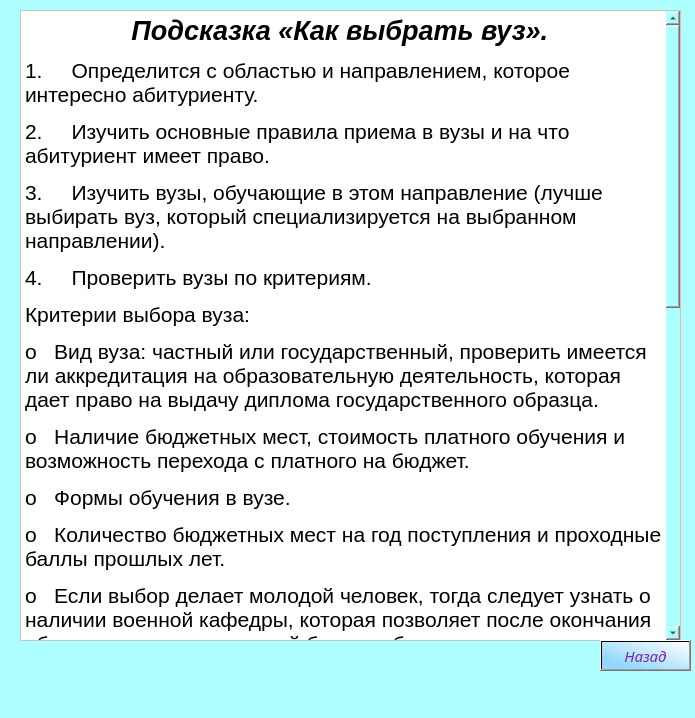
<?xml version="1.0" encoding="UTF-8"?>
<ui version="4.0">
 <class>MainWindow</class>
 <widget class="QMainWindow" name="MainWindow">
  <property name="geometry">
   <rect>
    <x>0</x>
    <y>0</y>
    <width>695</width>
    <height>718</height>
   </rect>
  </property>
  <property name="windowTitle">
   <string>MainWindow</string>
  </property>
  <property name="styleSheet">
   <string notr="true">background-color: rgb(173, 255, 255);
</string>
  </property>
  <widget class="QWidget" name="centralwidget">
   <widget class="QTextBrowser" name="textBrowser">
    <property name="geometry">
     <rect>
      <x>20</x>
      <y>10</y>
      <width>661</width>
      <height>631</height>
     </rect>
    </property>
    <property name="styleSheet">
     <string notr="true">background-color: rgb(255, 255, 255);</string>
    </property>
    <property name="html">
     <string>&lt;!DOCTYPE HTML PUBLIC &quot;-//W3C//DTD HTML 4.0//EN&quot; &quot;http://www.w3.org/TR/REC-html40/strict.dtd&quot;&gt;
&lt;html&gt;&lt;head&gt;&lt;meta name=&quot;qrichtext&quot; content=&quot;1&quot; /&gt;&lt;style type=&quot;text/css&quot;&gt;
p, li { white-space: pre-wrap; }
&lt;/style&gt;&lt;/head&gt;&lt;body style=&quot; font-family:'MS Shell Dlg 2'; font-size:8.25pt; font-weight:400; font-style:normal;&quot;&gt;
&lt;p align=&quot;center&quot; style=&quot; margin-top:12px; margin-bottom:12px; margin-left:0px; margin-right:0px; -qt-block-indent:0; text-indent:0px;&quot;&gt;&lt;span style=&quot; font-family:'Times New Roman,serif'; font-size:20pt; font-weight:600; font-style:italic;&quot;&gt;Подсказка «Как выбрать вуз».&lt;/span&gt;&lt;span style=&quot; font-size:20pt; font-style:italic;&quot;&gt; &lt;/span&gt;&lt;/p&gt;
&lt;p style=&quot; margin-top:12px; margin-bottom:12px; margin-left:0px; margin-right:0px; -qt-block-indent:0; text-indent:0px;&quot;&gt;&lt;span style=&quot; font-family:'Times New Roman,serif'; font-size:16pt;&quot;&gt;1.&lt;/span&gt;&lt;span style=&quot; font-family:'Times New Roman'; font-size:16pt;&quot;&gt;     &lt;/span&gt;&lt;span style=&quot; font-family:'Times New Roman,serif'; font-size:16pt;&quot;&gt;Определится с областью и направлением, которое интересно абитуриенту.&lt;/span&gt;&lt;span style=&quot; font-size:16pt;&quot;&gt; &lt;/span&gt;&lt;/p&gt;
&lt;p style=&quot; margin-top:12px; margin-bottom:12px; margin-left:0px; margin-right:0px; -qt-block-indent:0; text-indent:0px;&quot;&gt;&lt;span style=&quot; font-family:'Times New Roman,serif'; font-size:16pt;&quot;&gt;2.&lt;/span&gt;&lt;span style=&quot; font-family:'Times New Roman'; font-size:16pt;&quot;&gt;     &lt;/span&gt;&lt;span style=&quot; font-family:'Times New Roman,serif'; font-size:16pt;&quot;&gt;Изучить основные правила приема в вузы и на что абитуриент имеет право.&lt;/span&gt;&lt;span style=&quot; font-size:16pt;&quot;&gt; &lt;/span&gt;&lt;/p&gt;
&lt;p style=&quot; margin-top:12px; margin-bottom:12px; margin-left:0px; margin-right:0px; -qt-block-indent:0; text-indent:0px;&quot;&gt;&lt;span style=&quot; font-family:'Times New Roman,serif'; font-size:16pt;&quot;&gt;3.&lt;/span&gt;&lt;span style=&quot; font-family:'Times New Roman'; font-size:16pt;&quot;&gt;     &lt;/span&gt;&lt;span style=&quot; font-family:'Times New Roman,serif'; font-size:16pt;&quot;&gt;Изучить вузы, обучающие в этом направление (лучше выбирать вуз, который специализируется на выбранном направлении). &lt;/span&gt;&lt;/p&gt;
&lt;p style=&quot; margin-top:12px; margin-bottom:12px; margin-left:0px; margin-right:0px; -qt-block-indent:0; text-indent:0px;&quot;&gt;&lt;span style=&quot; font-family:'Times New Roman,serif'; font-size:16pt;&quot;&gt;4.&lt;/span&gt;&lt;span style=&quot; font-family:'Times New Roman'; font-size:16pt;&quot;&gt;     &lt;/span&gt;&lt;span style=&quot; font-family:'Times New Roman,serif'; font-size:16pt;&quot;&gt;Проверить вузы по критериям.&lt;/span&gt;&lt;span style=&quot; font-size:16pt;&quot;&gt; &lt;/span&gt;&lt;/p&gt;
&lt;p style=&quot; margin-top:12px; margin-bottom:12px; margin-left:0px; margin-right:0px; -qt-block-indent:0; text-indent:0px;&quot;&gt;&lt;span style=&quot; font-family:'Times New Roman,serif'; font-size:16pt;&quot;&gt;Критерии выбора вуза:&lt;/span&gt;&lt;span style=&quot; font-size:16pt;&quot;&gt; &lt;/span&gt;&lt;/p&gt;
&lt;p style=&quot; margin-top:12px; margin-bottom:12px; margin-left:0px; margin-right:0px; -qt-block-indent:0; text-indent:0px;&quot;&gt;&lt;span style=&quot; font-family:'Courier New'; font-size:16pt;&quot;&gt;o&lt;/span&gt;&lt;span style=&quot; font-family:'Times New Roman'; font-size:16pt;&quot;&gt;   &lt;/span&gt;&lt;span style=&quot; font-family:'Times New Roman,serif'; font-size:16pt;&quot;&gt;Вид вуза: частный или государственный, проверить имеется ли аккредитация на образовательную деятельность, которая дает право на выдачу диплома государственного образца.&lt;/span&gt;&lt;span style=&quot; font-size:16pt;&quot;&gt; &lt;/span&gt;&lt;/p&gt;
&lt;p style=&quot; margin-top:12px; margin-bottom:12px; margin-left:0px; margin-right:0px; -qt-block-indent:0; text-indent:0px;&quot;&gt;&lt;span style=&quot; font-family:'Courier New'; font-size:16pt;&quot;&gt;o&lt;/span&gt;&lt;span style=&quot; font-family:'Times New Roman'; font-size:16pt;&quot;&gt;   &lt;/span&gt;&lt;span style=&quot; font-family:'Times New Roman,serif'; font-size:16pt;&quot;&gt;Наличие бюджетных мест, стоимость платного обучения и возможность перехода с платного на бюджет.&lt;/span&gt;&lt;span style=&quot; font-size:16pt;&quot;&gt; &lt;/span&gt;&lt;/p&gt;
&lt;p style=&quot; margin-top:12px; margin-bottom:12px; margin-left:0px; margin-right:0px; -qt-block-indent:0; text-indent:0px;&quot;&gt;&lt;span style=&quot; font-family:'Courier New'; font-size:16pt;&quot;&gt;o&lt;/span&gt;&lt;span style=&quot; font-family:'Times New Roman'; font-size:16pt;&quot;&gt;   &lt;/span&gt;&lt;span style=&quot; font-family:'Times New Roman,serif'; font-size:16pt;&quot;&gt;Формы обучения в вузе.&lt;/span&gt;&lt;span style=&quot; font-size:16pt;&quot;&gt; &lt;/span&gt;&lt;/p&gt;
&lt;p style=&quot; margin-top:12px; margin-bottom:12px; margin-left:0px; margin-right:0px; -qt-block-indent:0; text-indent:0px;&quot;&gt;&lt;span style=&quot; font-family:'Courier New'; font-size:16pt;&quot;&gt;o&lt;/span&gt;&lt;span style=&quot; font-family:'Times New Roman'; font-size:16pt;&quot;&gt;   &lt;/span&gt;&lt;span style=&quot; font-family:'Times New Roman,serif'; font-size:16pt;&quot;&gt;Количество бюджетных мест на год поступления и проходные баллы прошлых лет.&lt;/span&gt;&lt;span style=&quot; font-size:16pt;&quot;&gt; &lt;/span&gt;&lt;/p&gt;
&lt;p style=&quot; margin-top:12px; margin-bottom:12px; margin-left:0px; margin-right:0px; -qt-block-indent:0; text-indent:0px;&quot;&gt;&lt;span style=&quot; font-family:'Courier New'; font-size:16pt;&quot;&gt;o&lt;/span&gt;&lt;span style=&quot; font-family:'Times New Roman'; font-size:16pt;&quot;&gt;   &lt;/span&gt;&lt;span style=&quot; font-family:'Times New Roman,serif'; font-size:16pt;&quot;&gt;Если выбор делает молодой человек, тогда следует узнать о наличии военной кафедры, которая позволяет после окончания обучения получить военный билет либо отсрочку от армии.&lt;/span&gt;&lt;span style=&quot; font-size:16pt;&quot;&gt; &lt;/span&gt;&lt;/p&gt;
&lt;p style=&quot; margin-top:12px; margin-bottom:12px; margin-left:0px; margin-right:0px; -qt-block-indent:0; text-indent:0px;&quot;&gt;&lt;span style=&quot; font-family:'Courier New'; font-size:16pt;&quot;&gt;o&lt;/span&gt;&lt;span style=&quot; font-family:'Times New Roman'; font-size:16pt;&quot;&gt;   &lt;/span&gt;&lt;span style=&quot; font-family:'Times New Roman,serif'; font-size:16pt;&quot;&gt;Преподавательский состав.&lt;/span&gt;&lt;span style=&quot; font-size:16pt;&quot;&gt; &lt;/span&gt;&lt;/p&gt;
&lt;p style=&quot; margin-top:12px; margin-bottom:12px; margin-left:0px; margin-right:0px; -qt-block-indent:0; text-indent:0px;&quot;&gt;&lt;span style=&quot; font-family:'Courier New'; font-size:16pt;&quot;&gt;o&lt;/span&gt;&lt;span style=&quot; font-family:'Times New Roman'; font-size:16pt;&quot;&gt;   &lt;/span&gt;&lt;span style=&quot; font-family:'Times New Roman,serif'; font-size:16pt;&quot;&gt;Студенческая жизнь.&lt;/span&gt;&lt;span style=&quot; font-size:16pt;&quot;&gt; &lt;/span&gt;&lt;/p&gt;
&lt;p style=&quot; margin-top:12px; margin-bottom:12px; margin-left:0px; margin-right:0px; -qt-block-indent:0; text-indent:0px;&quot;&gt;&lt;span style=&quot; font-family:'Courier New'; font-size:16pt;&quot;&gt;o&lt;/span&gt;&lt;span style=&quot; font-family:'Times New Roman'; font-size:16pt;&quot;&gt;   &lt;/span&gt;&lt;span style=&quot; font-family:'Times New Roman,serif'; font-size:16pt;&quot;&gt;Престиж и направление вуза.&lt;/span&gt;&lt;span style=&quot; font-size:16pt;&quot;&gt; &lt;/span&gt;&lt;/p&gt;
&lt;p style=&quot; margin-top:12px; margin-bottom:12px; margin-left:0px; margin-right:0px; -qt-block-indent:0; text-indent:0px;&quot;&gt;&lt;span style=&quot; font-family:'Courier New'; font-size:16pt;&quot;&gt;o&lt;/span&gt;&lt;span style=&quot; font-family:'Times New Roman'; font-size:16pt;&quot;&gt;   &lt;/span&gt;&lt;span style=&quot; font-family:'Times New Roman,serif'; font-size:16pt;&quot;&gt;Наличие стипендии за достижения в учебе.&lt;/span&gt;&lt;span style=&quot; font-size:16pt;&quot;&gt; &lt;/span&gt;&lt;/p&gt;
&lt;p style=&quot; margin-top:12px; margin-bottom:12px; margin-left:0px; margin-right:0px; -qt-block-indent:0; text-indent:0px;&quot;&gt;&lt;span style=&quot; font-family:'Courier New'; font-size:16pt;&quot;&gt;o&lt;/span&gt;&lt;span style=&quot; font-family:'Times New Roman'; font-size:16pt;&quot;&gt;   &lt;/span&gt;&lt;span style=&quot; font-family:'Times New Roman,serif'; font-size:16pt;&quot;&gt;Имеются ли международные программы, стажировки.&lt;/span&gt;&lt;span style=&quot; font-size:16pt;&quot;&gt; &lt;/span&gt;&lt;/p&gt;
&lt;p style=&quot; margin-top:12px; margin-bottom:12px; margin-left:0px; margin-right:0px; -qt-block-indent:0; text-indent:0px;&quot;&gt;&lt;span style=&quot; font-family:'Courier New'; font-size:16pt;&quot;&gt;o&lt;/span&gt;&lt;span style=&quot; font-family:'Times New Roman'; font-size:16pt;&quot;&gt;   &lt;/span&gt;&lt;span style=&quot; font-family:'Times New Roman,serif'; font-size:16pt;&quot;&gt;Если вуз находится в другом городе, необходимо проверить наличие общежития и условия его получения.&lt;/span&gt;&lt;span style=&quot; font-size:16pt;&quot;&gt; &lt;/span&gt;&lt;/p&gt;
&lt;p style=&quot; margin-top:12px; margin-bottom:12px; margin-left:0px; margin-right:0px; -qt-block-indent:0; text-indent:0px;&quot;&gt;&lt;span style=&quot; font-family:'Courier New'; font-size:16pt;&quot;&gt;o&lt;/span&gt;&lt;span style=&quot; font-family:'Times New Roman'; font-size:16pt;&quot;&gt;   &lt;/span&gt;&lt;span style=&quot; font-family:'Times New Roman,serif'; font-size:16pt;&quot;&gt;Транспортная доступность вуза.&lt;/span&gt;&lt;span style=&quot; font-size:16pt;&quot;&gt; &lt;/span&gt;&lt;/p&gt;
&lt;p style=&quot; margin-top:12px; margin-bottom:12px; margin-left:0px; margin-right:0px; -qt-block-indent:0; text-indent:0px;&quot;&gt;&lt;span style=&quot; font-family:'Courier New'; font-size:16pt;&quot;&gt;o&lt;/span&gt;&lt;span style=&quot; font-family:'Times New Roman'; font-size:16pt;&quot;&gt;   &lt;/span&gt;&lt;span style=&quot; font-family:'Times New Roman,serif'; font-size:16pt;&quot;&gt;Условия приема по квотам и условия получения дополнительных баллов.&lt;/span&gt;&lt;span style=&quot; font-size:16pt;&quot;&gt; &lt;/span&gt;&lt;/p&gt;
&lt;p style=&quot; margin-top:12px; margin-bottom:12px; margin-left:0px; margin-right:0px; -qt-block-indent:0; text-indent:0px;&quot;&gt;&lt;span style=&quot; font-family:'Courier New'; font-size:16pt;&quot;&gt;o&lt;/span&gt;&lt;span style=&quot; font-family:'Times New Roman'; font-size:16pt;&quot;&gt;   &lt;/span&gt;&lt;span style=&quot; font-family:'Times New Roman,serif'; font-size:16pt;&quot;&gt;Минимальные баллы по учебным предметам для возможности подачи документов в вуз.&lt;/span&gt;&lt;span style=&quot; font-size:16pt;&quot;&gt; &lt;/span&gt;&lt;/p&gt;
&lt;p style=&quot; margin-top:12px; margin-bottom:12px; margin-left:0px; margin-right:0px; -qt-block-indent:0; text-indent:0px;&quot;&gt;&lt;span style=&quot; font-family:'Times New Roman,serif'; font-size:16pt;&quot;&gt;5.&lt;/span&gt;&lt;span style=&quot; font-family:'Times New Roman'; font-size:16pt;&quot;&gt;     &lt;/span&gt;&lt;span style=&quot; font-family:'Times New Roman,serif'; font-size:16pt;&quot;&gt;Почитать реальные отзывы студентов, выпускников на различных сайтах и сообществах и их возможности устройства на работу после окончания вуза.&lt;/span&gt;&lt;span style=&quot; font-size:16pt;&quot;&gt; &lt;/span&gt;&lt;/p&gt;
&lt;p style=&quot; margin-top:12px; margin-bottom:12px; margin-left:0px; margin-right:0px; -qt-block-indent:0; text-indent:0px;&quot;&gt;&lt;span style=&quot; font-family:'Times New Roman,serif'; font-size:16pt;&quot;&gt;6.&lt;/span&gt;&lt;span style=&quot; font-family:'Times New Roman'; font-size:16pt;&quot;&gt;     &lt;/span&gt;&lt;span style=&quot; font-family:'Times New Roman,serif'; font-size:16pt;&quot;&gt;Уточнить, если есть возможность посетить дни открытых дверей и пообщаться с преподавателями.&lt;/span&gt;&lt;span style=&quot; font-size:16pt;&quot;&gt; &lt;/span&gt;&lt;/p&gt;
&lt;p style=&quot; margin-top:12px; margin-bottom:12px; margin-left:0px; margin-right:0px; -qt-block-indent:0; text-indent:0px;&quot;&gt;&lt;span style=&quot; font-family:'Times New Roman,serif'; font-size:16pt;&quot;&gt;7.&lt;/span&gt;&lt;span style=&quot; font-family:'Times New Roman'; font-size:16pt;&quot;&gt;     &lt;/span&gt;&lt;span style=&quot; font-family:'Times New Roman,serif'; font-size:16pt;&quot;&gt;Изучить даты приема и перечень необходимых документов.&lt;/span&gt;&lt;span style=&quot; font-size:16pt;&quot;&gt; &lt;/span&gt;&lt;/p&gt;
&lt;p style=&quot; margin-top:12px; margin-bottom:12px; margin-left:0px; margin-right:0px; -qt-block-indent:0; text-indent:0px;&quot;&gt;&lt;span style=&quot; font-family:'Times New Roman,serif'; font-size:16pt;&quot;&gt;8.&lt;/span&gt;&lt;span style=&quot; font-family:'Times New Roman'; font-size:16pt;&quot;&gt;     &lt;/span&gt;&lt;span style=&quot; font-family:'Times New Roman,serif'; font-size:16pt;&quot;&gt; Выбрать несколько вузов, в которые вы хотели бы поступить на разные варианты сдачи ЕГЭ.&lt;/span&gt;&lt;span style=&quot; font-size:16pt;&quot;&gt; &lt;/span&gt;&lt;/p&gt;
&lt;p style=&quot; margin-top:12px; margin-bottom:12px; margin-left:0px; margin-right:0px; -qt-block-indent:0; text-indent:0px;&quot;&gt;&lt;span style=&quot; font-family:'Times New Roman,serif'; font-size:16pt;&quot;&gt;9.&lt;/span&gt;&lt;span style=&quot; font-family:'Times New Roman'; font-size:16pt;&quot;&gt;     &lt;/span&gt;&lt;span style=&quot; font-family:'Times New Roman,serif'; font-size:16pt;&quot;&gt;Подготовиться к экзаменам и сдать их удачно.&lt;/span&gt;&lt;span style=&quot; font-size:16pt;&quot;&gt; &lt;/span&gt;&lt;/p&gt;&lt;/body&gt;&lt;/html&gt;</string>
    </property>
   </widget>
   <widget class="QPushButton" name="nazad">
    <property name="geometry">
     <rect>
      <x>600</x>
      <y>640</y>
      <width>91</width>
      <height>31</height>
     </rect>
    </property>
    <property name="font">
     <font>
      <family>Nightclub BTN</family>
      <pointsize>11</pointsize>
      <weight>50</weight>
      <italic>true</italic>
      <bold>false</bold>
     </font>
    </property>
    <property name="styleSheet">
     <string notr="true">background-color: qlineargradient(spread:pad, x1:0, y1:0.875, x2:1, y2:0, stop:0.125 rgba(147, 214, 255, 255), stop:1 rgba(255, 255, 255, 255));
color: rgb(122, 41, 163);</string>
    </property>
    <property name="text">
     <string>Назад</string>
    </property>
   </widget>
  </widget>
  <widget class="QMenuBar" name="menubar">
   <property name="geometry">
    <rect>
     <x>0</x>
     <y>0</y>
     <width>695</width>
     <height>21</height>
    </rect>
   </property>
  </widget>
  <widget class="QStatusBar" name="statusbar"/>
 </widget>
 <resources/>
 <connections/>
</ui>
